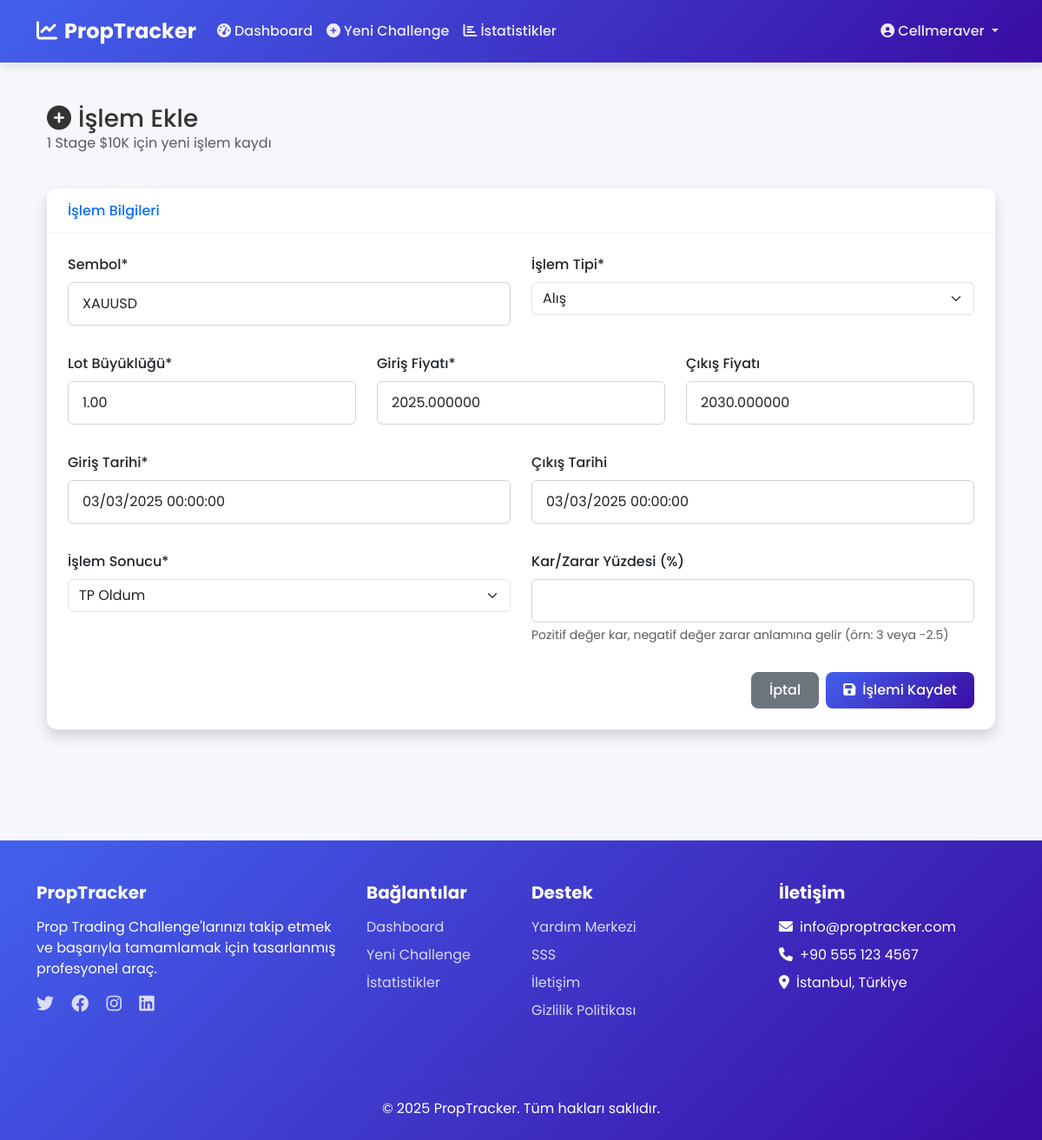
/trade/8/update/ (signed in), run on the app's committed database.
### tracker/models.py (models this page shows, shortened)
class UserChallenge(models.Model):
    user = models.ForeignKey(User, on_delete=models.CASCADE, related_name='challenges')
    challenge_type = models.ForeignKey(ChallengeType, on_delete=models.CASCADE)
    start_date = models.DateField(default=timezone.now)
    current_stage = models.IntegerField(default=1, help_text="Çok aşamalı challenge'larda mevcut aşama")
    stage1_completion_date = models.DateField(null=True, blank=True)
    stage2_completion_date = models.DateField(null=True, blank=True)
    completion_date = models.DateField(null=True, blank=True, help_text="Challenge'ın tamamlandığı tarih")
    failure_reason = models.CharField(max_length=255, null=True, blank=True, help_text="Challenge başarısız olma sebebi")
    STATUS_CHOICES = [
        ('ACTIVE', 'Devam Ediyor'),
        ('COMPLETED', 'Başarıyla Tamamlandı'),
        ('FAILED', 'Başarısız'),
        ('FUNDED', 'Fonlandı'),
    ]
    status = models.CharField(max_length=20, choices=STATUS_CHOICES, default='ACTIVE')
    current_balance = models.DecimalField(max_digits=15, decimal_places=2)
    highest_balance = models.DecimalField(max_digits=15, decimal_places=2)
    lowest_balance = models.DecimalField(max_digits=15, decimal_places=2)
    funding_date = models.DateField(null=True, blank=True)
    profit_share_percentage = models.DecimalField(max_digits=5, decimal_places=2, null=True, blank=True)

class ChallengeType(models.Model):
    provider = models.ForeignKey(FundingProvider, on_delete=models.CASCADE, related_name='challenge_types')
    name = models.CharField(max_length=100)  # Örn: "10K Challenge"
    account_size = models.DecimalField(max_digits=15, decimal_places=2)  # Örn: 10000.00
    price = models.DecimalField(max_digits=10, decimal_places=2)  # Challenge ücreti
    max_daily_loss = models.DecimalField(max_digits=5, decimal_places=2, help_text="Yüzde olarak")  # Örn: 5.00 (%)
    max_total_loss = models.DecimalField(max_digits=5, decimal_places=2, help_text="Yüzde olarak")  # Örn: 10.00 (%)
    profit_target = models.DecimalField(max_digits=5, decimal_places=2, help_text="Yüzde olarak")  # Örn: 8.00 (%)
    duration_days = models.IntegerField(help_text="Challenge süresi (gün)")

class Trade(models.Model):
    TRADE_RESULT_CHOICES = [
        ('TP', 'TP Oldum'),
        ('SL', 'Stop Oldum'),
        ('CUSTOM', 'Özel')
    ]
    user = models.ForeignKey(User, on_delete=models.CASCADE, related_name='trades')
    challenge = models.ForeignKey(UserChallenge, on_delete=models.CASCADE, related_name='trades')
    symbol = models.CharField(max_length=20, verbose_name="Sembol")
    TRADE_TYPES = [
        ('BUY', 'Alış'),
        ('SELL', 'Satış'),
    ]
    trade_type = models.CharField(max_length=10, choices=TRADE_TYPES, verbose_name="İşlem Tipi")
    lot_size = models.DecimalField(max_digits=10, decimal_places=2, verbose_name="Lot Büyüklüğü")
    entry_price = models.DecimalField(max_digits=15, decimal_places=6, verbose_name="Giriş Fiyatı")
    exit_price = models.DecimalField(max_digits=15, decimal_places=6, null=True, blank=True, verbose_name="Çıkış Fiyatı")
    entry_date = models.DateTimeField(verbose_name="Giriş Tarihi")
    exit_date = models.DateTimeField(null=True, blank=True, verbose_name="Çıkış Tarihi")
    trade_result = models.CharField(max_length=10, choices=TRADE_RESULT_CHOICES, verbose_name="İşlem Sonucu")
    custom_result = models.CharField(max_length=100, blank=True, null=True, verbose_name="Özel Sonuç")
    profit_loss = models.DecimalField(max_digits=15, decimal_places=2, null=True, blank=True, verbose_name="Kar/Zarar ($)")
    profit_loss_percentage = models.DecimalField(max_digits=6, decimal_places=2, null=True, blank=True, verbose_name="Kar/Zarar Yüzdesi (%)")
    notes = models.TextField(blank=True, null=True, verbose_name="Notlar")
    created_at = models.DateTimeField(auto_now_add=True)
    updated_at = models.DateTimeField(auto_now=True)

### tracker/views.py (the view)
# urls.py: path('trade/<int:trade_id>/update/', views.update_trade, name='update_trade'),
@login_required
def update_trade(request, trade_id):
    trade = get_object_or_404(Trade, id=trade_id, user=request.user)
    challenge = trade.challenge
    old_profit_loss = trade.profit_loss
    if request.method == 'POST':
        form = TradeForm(request.POST, instance=trade)
        if form.is_valid():
            updated_trade = form.save(commit=False)
            initial_balance = challenge.challenge_type.account_size
            if updated_trade.profit_loss_percentage is not None:
                percentage_decimal = Decimal(str(float(updated_trade.profit_loss_percentage) / 100))
                updated_trade.profit_loss = initial_balance * percentage_decimal
            updated_trade.save()
            challenge.current_balance = challenge.current_balance - old_profit_loss + updated_trade.profit_loss
            if challenge.current_balance > challenge.highest_balance:
                challenge.highest_balance = challenge.current_balance
            if challenge.current_balance < challenge.lowest_balance:
                challenge.lowest_balance = challenge.current_balance
            challenge.save()
            messages.success(request, 'İşlem başarıyla güncellendi!')
            return redirect('challenge_detail', challenge_id=challenge.id)
    else:
        form = TradeForm(instance=trade)
    context = {
        'form': form,
        'trade': trade,
        'challenge': challenge,
        'is_update': True
    }
    return render(request, 'tracker/add_trade.html', context)

### tracker/forms.py (shortened to what this page needs)
class TradeForm(forms.ModelForm):
    class Meta:
        model = Trade
        fields = [
            'symbol', 'trade_type', 'lot_size',
            'entry_price', 'exit_price',
            'entry_date', 'exit_date',
            'trade_result', 'custom_result',
            'profit_loss_percentage', 'notes'
        ]
        widgets = {
            'custom_result': forms.TextInput(attrs={'class': 'form-control', 'placeholder': 'Özel sonuç açıklaması'}),
        }
    def __init__(self, *args, **kwargs):
        super().__init__(*args, **kwargs)
        self.fields['trade_result'].choices = [
            ('TP', 'TP Oldum'),
            ('SL', 'Stop Oldum'),
            ('CUSTOM', 'Özel')
        ]
        self.fields['trade_type'].choices = [
            ('BUY', 'Alış'),
            ('SELL', 'Satış')
        ]
        self.fields['custom_result'].required = False
        self.fields['profit_loss_percentage'].help_text = 'Pozitif değer kar, negatif değer zarar anlamına gelir (örn: 3 veya -2.5)'

### templates/tracker/add_trade.html (shortened to what this page needs)
{% extends "base.html" %}
{% load crispy_forms_tags %}
{% block content %}
<div class="container-md py-4">
  <div class="row mb-4">
    <div class="col">
      <h1 class="h3 mb-0 text-gray-800">
        <i class="fas fa-plus-circle me-2"></i>İşlem Ekle
      </h1>
      <p class="text-muted">{{ challenge.challenge_type.name }} için yeni işlem kaydı</p>
    </div>
  </div>
  <div class="card shadow mb-4">
    <div class="card-header py-3 d-flex justify-content-between align-items-center">
      <h6 class="m-0 font-weight-bold text-primary">İşlem Bilgileri</h6>
    </div>
    <div class="card-body">
      <form method="post" novalidate>
        <div class="row gx-4">
          <div class="col-md-6 mb-3">
            {{ form.symbol|as_crispy_field }}
          </div>
          <div class="col-md-6 mb-3">
            {{ form.trade_type|as_crispy_field }}
          </div>
        </div>
        <div class="row gx-4">
          <div class="col-md-4 mb-3">
            {{ form.lot_size|as_crispy_field }}
          </div>
          <div class="col-md-4 mb-3">
            {{ form.entry_price|as_crispy_field }}
          </div>
          <div class="col-md-4 mb-3">
            {{ form.exit_price|as_crispy_field }}
          </div>
        </div>
        <div class="row gx-4">
          <div class="col-md-6 mb-3">
            {{ form.entry_date|as_crispy_field }}
          </div>
          <div class="col-md-6 mb-3">
            {{ form.exit_date|as_crispy_field }}
          </div>
        </div>
        <div class="row gx-4">
          <div class="col-md-6 mb-3">
            {{ form.trade_result|as_crispy_field }}
          </div>
          <div class="col-md-6 mb-3">
            {{ form.profit_loss_percentage|as_crispy_field }}
          </div>
        </div>
        <div class="d-flex justify-content-end">
          <a href="{% url 'challenge_detail' challenge.id %}" class="btn btn-secondary me-2">İptal</a>
          <button type="submit" class="btn btn-primary">
            <i class="fas fa-save me-2"></i>İşlemi Kaydet
          </button>
        </div>
      </form>
    </div>
  </div>
</div>
{% endblock content %}

### templates/base.html (shortened to what this page needs)
<!DOCTYPE html>
{% load static %}
<html lang="tr">
  <head>
    <link href="{% static 'css/bootstrap.min.css' %}" rel="stylesheet">
    <link href="{% static 'css/custom.css' %}" rel="stylesheet">
    <link
      href="https://cdn.jsdelivr.net/npm/bootstrap@5.3.0-alpha1/dist/css/bootstrap.min.css"
      rel="stylesheet"
    />
    <link
      rel="stylesheet"
      href="https://cdnjs.cloudflare.com/ajax/libs/font-awesome/6.0.0/css/all.min.css"
    />
  </head>
  <body>
    <nav class="navbar navbar-expand-lg navbar-dark mb-4">
      <div class="container">
        <a class="navbar-brand" href="{% url 'dashboard' %}">
          <i class="fas fa-chart-line me-2"></i>PropTracker
        </a>
        <div class="collapse navbar-collapse" id="navbarNav">
          <ul class="navbar-nav me-auto">
            {% if user.is_authenticated %}
            <li class="nav-item">
              <a class="nav-link" href="{% url 'dashboard' %}">
                <i class="fas fa-tachometer-alt me-1"></i>Dashboard
              </a>
            </li>
            <li class="nav-item">
              <a class="nav-link" href="{% url 'add_challenge' %}">
                <i class="fas fa-plus-circle me-1"></i>Yeni Challenge
              </a>
            </li>
            <li class="nav-item">
              <a class="nav-link" href="{% url 'trading_statistics' %}">
                <i class="fas fa-chart-bar me-1"></i>İstatistikler
              </a>
            </li>
            {% endif %}
          </ul>
          <ul class="navbar-nav">
            {% if user.is_authenticated %}
            <li class="nav-item dropdown">
              <a class="nav-link dropdown-toggle" href="#" id="userDropdown" role="button" data-bs-toggle="dropdown">
                <i class="fas fa-user-circle me-1"></i>{{ user.username }}
              </a>
            </li>
            {% endif %}
          </ul>
        </div>
      </div>
    </nav>
    <div class="container">
       {% block content %}{% endblock %}
    </div>
    <footer>
      <div class="container">
        <div class="row">
          <div class="col-lg-4 mb-4">
            <h5 class="mb-3 fw-bold">PropTracker</h5>
            <p class="mb-3">
              Prop Trading Challenge'larınızı takip etmek ve başarıyla
              tamamlamak için tasarlanmış profesyonel araç.
            </p>
            <div class="social-icons">
              <a href="#" class="me-3"><i class="fab fa-twitter fa-lg"></i></a>
              <a href="#" class="me-3"><i class="fab fa-facebook fa-lg"></i></a>
              <a href="#" class="me-3"
                ><i class="fab fa-instagram fa-lg"></i
              ></a>
              <a href="#" class="me-3"><i class="fab fa-linkedin fa-lg"></i></a>
            </div>
          </div>
          <div class="col-lg-2 col-md-4 mb-4">
            <h5 class="mb-3 fw-bold">Bağlantılar</h5>
            <ul class="list-unstyled">
              <li class="mb-2">
                <a href="{% url 'dashboard' %}">Dashboard</a>
              </li>
              <li class="mb-2">
                <a href="{% url 'add_challenge' %}">Yeni Challenge</a>
              </li>
              <li class="mb-2">
                <a href="{% url 'trading_statistics' %}">İstatistikler</a>
              </li>
            </ul>
          </div>
          <div class="col-lg-3 col-md-4 mb-4">
            <h5 class="mb-3 fw-bold">Destek</h5>
            <ul class="list-unstyled">
              <li class="mb-2"><a href="#">Yardım Merkezi</a></li>
              <li class="mb-2"><a href="#">SSS</a></li>
              <li class="mb-2"><a href="#">İletişim</a></li>
              <li class="mb-2"><a href="#">Gizlilik Politikası</a></li>
            </ul>
          </div>
          <div class="col-lg-3 col-md-4 mb-4">
            <h5 class="mb-3 fw-bold">İletişim</h5>
            <ul class="list-unstyled">
              <li class="mb-2">
                <i class="fas fa-envelope me-2"></i>info@proptracker.com
              </li>
              <li class="mb-2">
                <i class="fas fa-phone me-2"></i>+90 555 123 4567
              </li>
              <li class="mb-2">
                <i class="fas fa-map-marker-alt me-2"></i>İstanbul, Türkiye
              </li>
            </ul>
          </div>
        </div>
        <hr class="mt-4 mb-4" style="border-color: rgba(255, 255, 255, 0.1)" />
        <div class="text-center">
          <p class="mb-0">&copy; 2025 PropTracker. Tüm hakları saklıdır.</p>
        </div>
      </div>
    </footer>
  </body>
</html>

### static/css/custom.css (style rules this page uses)
.card { height: 100%; }
.form-control { font-size: 0.9rem; }

### templates/base.html (style rules this page uses)
:root { --primary-color: #4361ee; --secondary-color: #3a0ca3; --success-color: #4cc9f0; --danger-color: #f72585; --warning-color: #f8961e; --info-color: #4895ef; --light-color: #f8f9fa; --dark-color: #212529; }
body { font-family: "Poppins", sans-serif; background-color: #f5f7fa; color: #333; }
.navbar { background: linear-gradient( 135deg, var(--primary-color), var(--secondary-color) ); box-shadow: 0 4px 12px rgba(0, 0, 0, 0.1); padding: 0.8rem 1rem; }
.navbar-brand { font-weight: 700; font-size: 1.5rem; color: white !important; }
.nav-link { color: rgba(255, 255, 255, 0.9) !important; font-weight: 500; padding: 0.5rem 1rem; border-radius: 5px; transition: all 0.3s ease; }
.card { border: none; border-radius: 12px; box-shadow: 0 5px 15px rgba(0, 0, 0, 0.05); transition: transform 0.3s ease, box-shadow 0.3s ease; overflow: hidden; }
.card-header { background-color: white; border-bottom: 1px solid rgba(0, 0, 0, 0.05); font-weight: 600; padding: 1.25rem 1.5rem; }
.card-body { padding: 1.5rem; }
.btn { border-radius: 8px; font-weight: 500; padding: 0.5rem 1.25rem; transition: all 0.3s ease; }
.btn-primary { background: linear-gradient( 135deg, var(--primary-color), var(--secondary-color) ); border: none; }
footer { background: linear-gradient( 135deg, var(--primary-color), var(--secondary-color) ); color: white; padding: 3rem 0 1.5rem; margin-top: 5rem; }
footer a { color: rgba(255, 255, 255, 0.8); text-decoration: none; transition: color 0.3s ease; }
.form-control, input[type="text"], input[type="password"], select, textarea { display: block; width: 100%; padding: 0.75rem 1rem; font-size: 1rem; font-weight: 400; line-height: 1.5; color: #212529; background-color: #fff; background-clip: padding-box; border: 1px solid #ced4da; border-radius: 0.375rem; transition: border-color 0.15s ease-in-out, box-shadow 0.15s ease-in-out; }
.form-label { font-weight: 500; margin-bottom: 0.5rem; }

### data on the page
UserChallenge: challenge_type.name "1 Stage $10K"
Trade: symbol "XAUUSD", trade_type "Alış", lot_size "1.00", entry_price "2025.000000", exit_price "2030.000000", entry_date "03/03/2025 00:00:00", exit_date "03/03/2025 00:00:00", trade_result "TP Oldum"

### other printed values
{{ user.username }} "Cellmeraver"
